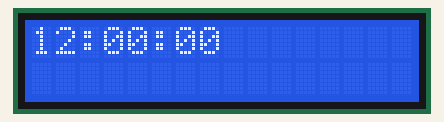
This sketch was run on a simulated Arduino Uno, built with avr-gcc and run on an emulated ATmega328P. Shown: 16×2 character LCD.

Above: at 0.1 s.
At 4.2 s:
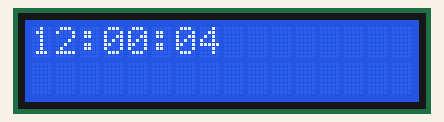
At 9.2 s:
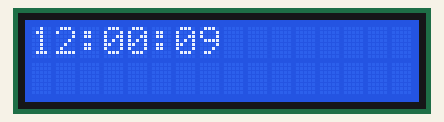
At 19.3 s:
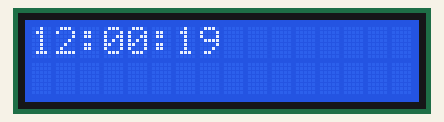
At 28.4 s:
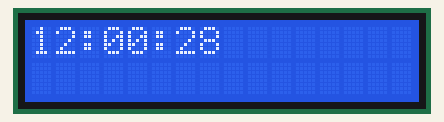
At 38.5 s:
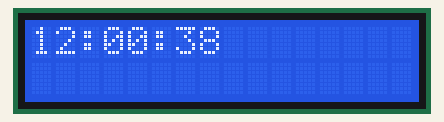

The sketch:

Project_6_LCD_clock_multiplex.ino
```cpp
#include <Wire.h>
#include <LiquidCrystal_PCF8574.h>
//LiquidCrystal lcd(12, 11, 5, 4, 3, 2);

// LCD with I2C
// 0x27
// 0x3F
LiquidCrystal_PCF8574 lcd(0x3F);

void setup() {
  lcd.begin(16, 2);
  lcd.setBacklight(255);
}

void loop() {
  for (unsigned int hour = 12; hour < 24; hour++) {
    for (unsigned int minute = 0; minute < 60; minute++) {
      for (unsigned int second = 0; second < 60; second++) {
        String s = "";
        s += hour;
        s += ":";
        if (minute < 10)
          s += "0";
        s += minute;
        s += ":";
        if (second < 10)
          s += "0";
        s += second;
        lcd.clear();
        lcd.print(s);
        delay(1000);
      }
    }
  }
}
```

Measured:
- what the display in image 1 shows lasts 1.0 s, from 4.1 s to 5.1 s
